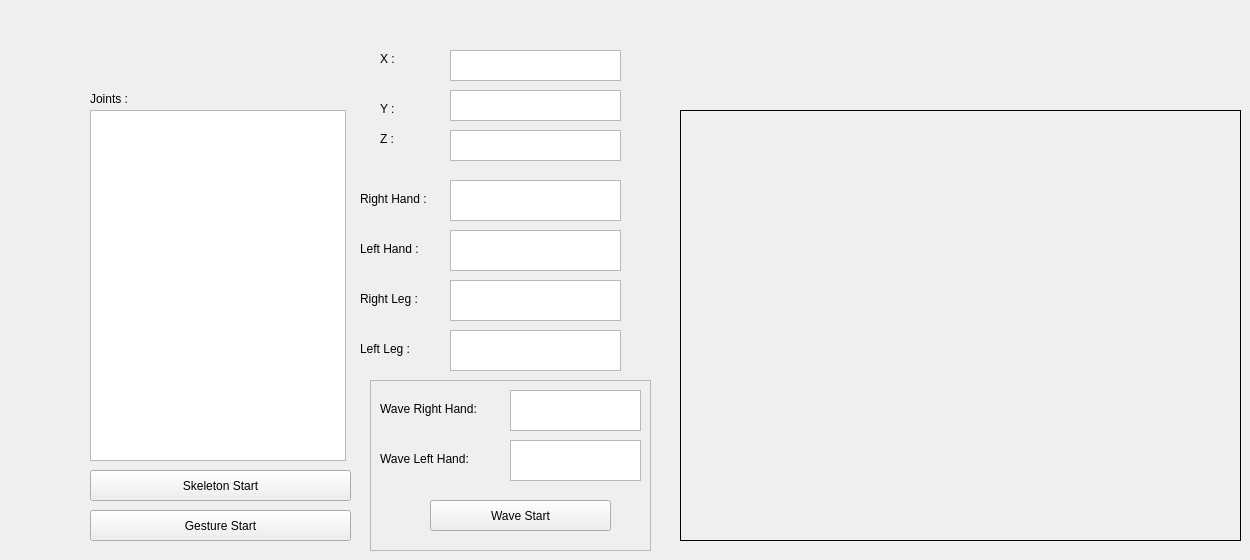
          <widget class="QWidget" name="tab_12">
           <attribute name="title">
            <string>Skeleton Detection</string>
           </attribute>
           <widget class="QPushButton" name="btn_skeletonstart">
            <property name="geometry">
             <rect>
              <x>90</x>
              <y>470</y>
              <width>261</width>
              <height>31</height>
             </rect>
            </property>
            <property name="text">
             <string>Skeleton Start</string>
            </property>
           </widget>
           <widget class="QPushButton" name="btn_gesturestart">
            <property name="geometry">
             <rect>
              <x>90</x>
              <y>510</y>
              <width>261</width>
              <height>31</height>
             </rect>
            </property>
            <property name="text">
             <string>Gesture Start</string>
            </property>
           </widget>
           <widget class="QListWidget" name="lst_joints">
            <property name="geometry">
             <rect>
              <x>90</x>
              <y>110</y>
              <width>256</width>
              <height>351</height>
             </rect>
            </property>
           </widget>
           <widget class="QLabel" name="label_8">
            <property name="geometry">
             <rect>
              <x>90</x>
              <y>90</y>
              <width>66</width>
              <height>17</height>
             </rect>
            </property>
            <property name="text">
             <string>Joints :</string>
            </property>
           </widget>
           <widget class="QTextEdit" name="txt_x">
            <property name="geometry">
             <rect>
              <x>450</x>
              <y>50</y>
              <width>171</width>
              <height>31</height>
             </rect>
            </property>
           </widget>
           <widget class="QTextEdit" name="txt_y">
            <property name="geometry">
             <rect>
              <x>450</x>
              <y>90</y>
              <width>171</width>
              <height>31</height>
             </rect>
            </property>
           </widget>
           <widget class="QTextEdit" name="txt_z">
            <property name="geometry">
             <rect>
              <x>450</x>
              <y>130</y>
              <width>171</width>
              <height>31</height>
             </rect>
            </property>
           </widget>
           <widget class="QLabel" name="label_9">
            <property name="geometry">
             <rect>
              <x>380</x>
              <y>50</y>
              <width>66</width>
              <height>17</height>
             </rect>
            </property>
            <property name="text">
             <string>X :</string>
            </property>
           </widget>
           <widget class="QLabel" name="label_10">
            <property name="geometry">
             <rect>
              <x>380</x>
              <y>100</y>
              <width>66</width>
              <height>17</height>
             </rect>
            </property>
            <property name="text">
             <string>Y :</string>
            </property>
           </widget>
           <widget class="QLabel" name="label_11">
            <property name="geometry">
             <rect>
              <x>380</x>
              <y>130</y>
              <width>66</width>
              <height>17</height>
             </rect>
            </property>
            <property name="text">
             <string>Z :</string>
            </property>
           </widget>
           <widget class="QLabel" name="label_12">
            <property name="geometry">
             <rect>
              <x>360</x>
              <y>240</y>
              <width>91</width>
              <height>17</height>
             </rect>
            </property>
            <property name="text">
             <string>Left Hand :</string>
            </property>
           </widget>
           <widget class="QLabel" name="label_16">
            <property name="geometry">
             <rect>
              <x>360</x>
              <y>190</y>
              <width>91</width>
              <height>17</height>
             </rect>
            </property>
            <property name="text">
             <string>Right Hand :</string>
            </property>
           </widget>
           <widget class="QLabel" name="label_17">
            <property name="geometry">
             <rect>
              <x>360</x>
              <y>290</y>
              <width>91</width>
              <height>17</height>
             </rect>
            </property>
            <property name="text">
             <string>Right Leg :</string>
            </property>
           </widget>
           <widget class="QLabel" name="label_18">
            <property name="geometry">
             <rect>
              <x>360</x>
              <y>340</y>
              <width>91</width>
              <height>17</height>
             </rect>
            </property>
            <property name="text">
             <string>Left Leg :</string>
            </property>
           </widget>
           <widget class="QTextEdit" name="txt_righthand">
            <property name="geometry">
             <rect>
              <x>450</x>
              <y>180</y>
              <width>171</width>
              <height>41</height>
             </rect>
            </property>
            <property name="font">
             <font>
              <pointsize>16</pointsize>
              <weight>75</weight>
              <bold>true</bold>
             </font>
            </property>
           </widget>
           <widget class="QTextEdit" name="txt_lefthand">
            <property name="geometry">
             <rect>
              <x>450</x>
              <y>230</y>
              <width>171</width>
              <height>41</height>
             </rect>
            </property>
            <property name="font">
             <font>
              <pointsize>16</pointsize>
              <weight>75</weight>
              <bold>true</bold>
             </font>
            </property>
           </widget>
           <widget class="QTextEdit" name="txt_rightleg">
            <property name="geometry">
             <rect>
              <x>450</x>
              <y>280</y>
              <width>171</width>
              <height>41</height>
             </rect>
            </property>
            <property name="font">
             <font>
              <pointsize>16</pointsize>
              <weight>75</weight>
              <bold>true</bold>
             </font>
            </property>
           </widget>
           <widget class="QTextEdit" name="txt_leftleg">
            <property name="geometry">
             <rect>
              <x>450</x>
              <y>330</y>
              <width>171</width>
              <height>41</height>
             </rect>
            </property>
            <property name="font">
             <font>
              <pointsize>16</pointsize>
              <weight>75</weight>
              <bold>true</bold>
             </font>
            </property>
           </widget>
           <widget class="QWidget" name="gridLayoutWidget_5">
            <property name="geometry">
             <rect>
              <x>680</x>
              <y>110</y>
              <width>561</width>
              <height>431</height>
             </rect>
            </property>
            <layout class="QGridLayout" name="gridLayout_6">
             <item row="0" column="0">
              <widget class="pgitic_gui::RatioLayoutedFrame" name="img_skeleton">
               <property name="enabled">
                <bool>true</bool>
               </property>
               <property name="sizePolicy">
                <sizepolicy hsizetype="Expanding" vsizetype="Expanding">
                 <horstretch>0</horstretch>
                 <verstretch>0</verstretch>
                </sizepolicy>
               </property>
               <property name="minimumSize">
                <size>
                 <width>320</width>
                 <height>240</height>
                </size>
               </property>
               <property name="cursor">
                <cursorShape>CrossCursor</cursorShape>
               </property>
               <property name="frameShape">
                <enum>QFrame::Box</enum>
               </property>
               <property name="text" stdset="0">
                <string>TextLabel</string>
               </property>
               <zorder>gridLayoutWidget_5</zorder>
              </widget>
             </item>
            </layout>
           </widget>
           <widget class="QFrame" name="frame_4">
            <property name="geometry">
             <rect>
              <x>370</x>
              <y>380</y>
              <width>281</width>
              <height>171</height>
             </rect>
            </property>
            <property name="frameShape">
             <enum>QFrame::StyledPanel</enum>
            </property>
            <property name="frameShadow">
             <enum>QFrame::Raised</enum>
            </property>
            <widget class="QTextEdit" name="txt_wave_righthand">
             <property name="geometry">
              <rect>
               <x>140</x>
               <y>10</y>
               <width>131</width>
               <height>41</height>
              </rect>
             </property>
             <property name="font">
              <font>
               <pointsize>16</pointsize>
               <weight>75</weight>
               <bold>true</bold>
              </font>
             </property>
            </widget>
            <widget class="QLabel" name="label_48">
             <property name="geometry">
              <rect>
               <x>10</x>
               <y>20</y>
               <width>121</width>
               <height>17</height>
              </rect>
             </property>
             <property name="text">
              <string>Wave Right Hand:</string>
             </property>
            </widget>
            <widget class="QLabel" name="label_49">
             <property name="geometry">
              <rect>
               <x>10</x>
               <y>70</y>
               <width>121</width>
               <height>17</height>
              </rect>
             </property>
             <property name="text">
              <string>Wave Left Hand:</string>
             </property>
            </widget>
            <widget class="QTextEdit" name="txt_wave_lefthand">
             <property name="geometry">
              <rect>
               <x>140</x>
               <y>60</y>
               <width>131</width>
               <height>41</height>
              </rect>
             </property>
             <property name="font">
              <font>
               <pointsize>16</pointsize>
               <weight>75</weight>
               <bold>true</bold>
              </font>
             </property>
            </widget>
            <widget class="QPushButton" name="btn_wavestart">
             <property name="geometry">
              <rect>
               <x>60</x>
               <y>120</y>
               <width>181</width>
               <height>31</height>
              </rect>
             </property>
             <property name="text">
              <string>Wave Start</string>
             </property>
            </widget>
           </widget>
           <zorder>btn_skeletonstart</zorder>
           <zorder>btn_gesturestart</zorder>
           <zorder>lst_joints</zorder>
           <zorder>label_8</zorder>
           <zorder>txt_x</zorder>
           <zorder>txt_y</zorder>
           <zorder>txt_z</zorder>
           <zorder>label_9</zorder>
           <zorder>label_10</zorder>
           <zorder>label_11</zorder>
           <zorder>label_12</zorder>
           <zorder>label_16</zorder>
           <zorder>label_17</zorder>
           <zorder>label_18</zorder>
           <zorder>txt_righthand</zorder>
           <zorder>txt_lefthand</zorder>
           <zorder>txt_rightleg</zorder>
           <zorder>txt_leftleg</zorder>
           <zorder>gridLayoutWidget_5</zorder>
           <zorder>frame_4</zorder>
           <zorder>img_skeleton</zorder>
          </widget>
